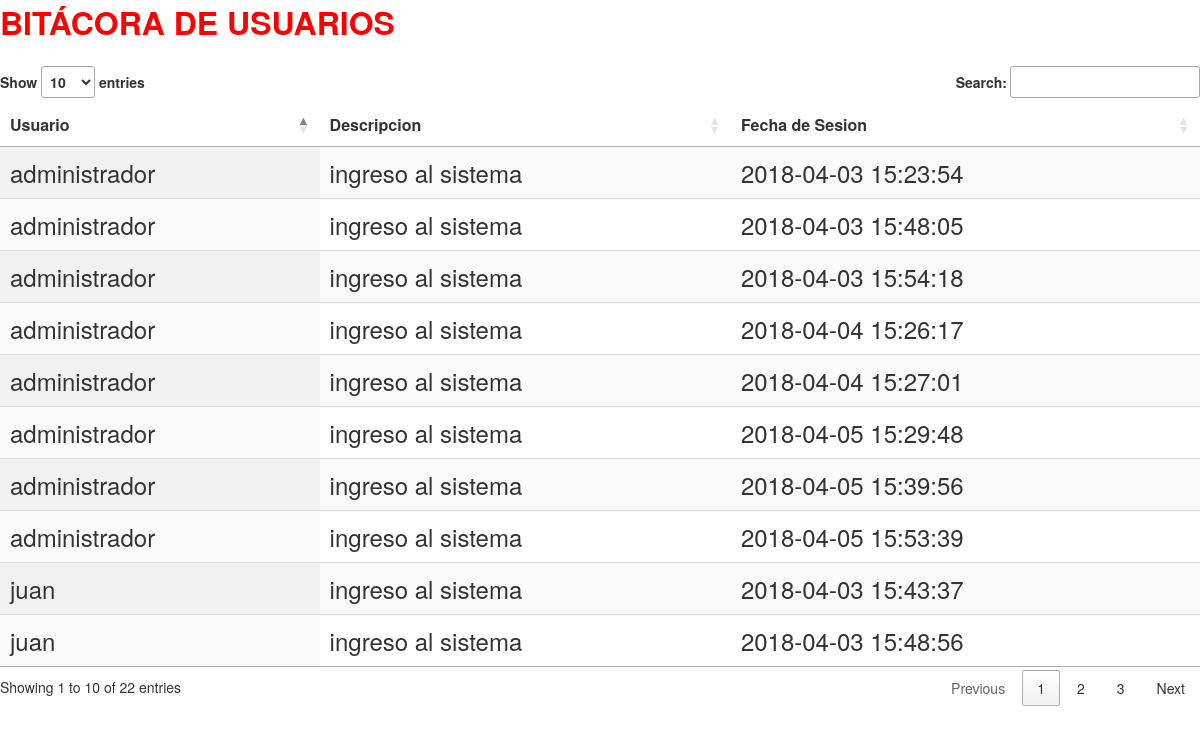
Page /gui/bitacoraGUI.php on the committed database.
### tables this page shows
CREATE TABLE IF NOT EXISTS `usuarios` (
  `CODUSUARIO` char(10) NOT NULL,
  `USUARIOUSUARIO` char(30) DEFAULT NULL,
  `CONTRASENAUSUARIO` char(20) DEFAULT NULL,
  `NOMBREUSUARIO` varchar(150) DEFAULT NULL,
  `FECHACREACIONUSUARIO` datetime DEFAULT NULL,
  `IMAGENUSUARIO` char(50) DEFAULT NULL,
  `TIPOUSUARIO` varchar(20) DEFAULT NULL,
  `MAILUSUARIO` varchar(50) DEFAULT NULL,
  PRIMARY KEY (`CODUSUARIO`)
);

CREATE TABLE IF NOT EXISTS `bitacoras` (
  `CODBITACORA` int(11) NOT NULL AUTO_INCREMENT,
  `CODUSUARIO` char(10) DEFAULT NULL,
  `DESCRIPCIONBITACORA` char(255) DEFAULT NULL,
  `FECHABITACORA` timestamp NOT NULL DEFAULT CURRENT_TIMESTAMP ON UPDATE CURRENT_TIMESTAMP,
  PRIMARY KEY (`CODBITACORA`),
  KEY `FK_REGISTRA` (`CODUSUARIO`),
  CONSTRAINT `FK_REGISTRA` FOREIGN KEY (`CODUSUARIO`) REFERENCES `usuarios` (`CODUSUARIO`)
);

### gui/bitacoraGUI.php (the view, shortened to what this page needs)
<?php
require_once('../conexion/conexion.php');
$sql = "select * from bitacoras";
$sql1 = "select * from usuarios";
?>
<html>
  <link rel="stylesheet" href="http://maxcdn.bootstrapcdn.com/bootstrap/3.3.7/css/bootstrap.min.css">
  <link href="https://cdn.datatables.net/1.10.16/css/jquery.dataTables.min.css" rel="stylesheet"/>
    <body>
    <script>$(document).ready(function() {
    $('#example').DataTable();
} );</script>
    <font color="red" size="6"><b>BITÁCORA DE USUARIOS</b><td></td></font><br><br>
        <table id="example" class="display" style="width:100%">
            <thead>
            <tr>
              <td><b><font>Usuario</font></b></td>
              <td><b><font>Descripcion</font></b></td>
              <td><b><font>Fecha de Sesion</font></b></td>
            </tr>
            </thead>
            <tbody>
                    <?php
                      try
                      {
                        $cursor = $conn->query($sql);
                        foreach($cursor as $fila)
                        {
                        ?>
                            <tr>
                           <?php
                                        $cursor1 = $conn->query($sql1);
                                        foreach($cursor1 as $fila1)
                                        {
                                            if($fila['CODUSUARIO']==$fila1['CODUSUARIO'])
                                            {
                            ?>
                            <td style="font-size: 18pt"><?php echo($fila1["USUARIOUSUARIO"]); ?></td>
                            <?php
                                            }
                                        }
                            ?>
                            <td style="font-size: 18pt"><?php echo($fila["DESCRIPCIONBITACORA"]); ?></td>
                            <td style="font-size: 18pt"><?php echo($fila["FECHABITACORA"]); ?></td>
                            </tr>
                <?php
                        }
                    }
                    catch(PDOException $e)
                    {
                      echo("Error!; ".$e->getMessage()."<br/>");
                    }
                ?>
                </tbody>
      </table>
    </body>
</html>

### rows in the picture
bitacoras: DESCRIPCIONBITACORA "ingreso al sistema", FECHABITACORA "2018-04-03 15:23:54"
usuarios: USUARIOUSUARIO "administrador"
bitacoras: DESCRIPCIONBITACORA "ingreso al sistema", FECHABITACORA "2018-04-03 15:43:37"
usuarios: USUARIOUSUARIO "juan"
bitacoras: DESCRIPCIONBITACORA "ingreso al sistema", FECHABITACORA "2018-04-03 15:48:05"
bitacoras: DESCRIPCIONBITACORA "ingreso al sistema", FECHABITACORA "2018-04-03 15:48:56"
bitacoras: DESCRIPCIONBITACORA "ingreso al sistema", FECHABITACORA "2018-04-03 15:54:18"
bitacoras: DESCRIPCIONBITACORA "ingreso al sistema", FECHABITACORA "2018-04-04 15:26:17"
bitacoras: DESCRIPCIONBITACORA "ingreso al sistema", FECHABITACORA "2018-04-04 15:27:01"
bitacoras: DESCRIPCIONBITACORA "ingreso al sistema", FECHABITACORA "2018-04-05 15:29:48"
bitacoras: DESCRIPCIONBITACORA "ingreso al sistema", FECHABITACORA "2018-04-05 15:39:56"
bitacoras: DESCRIPCIONBITACORA "ingreso al sistema", FECHABITACORA "2018-04-05 15:53:39"
